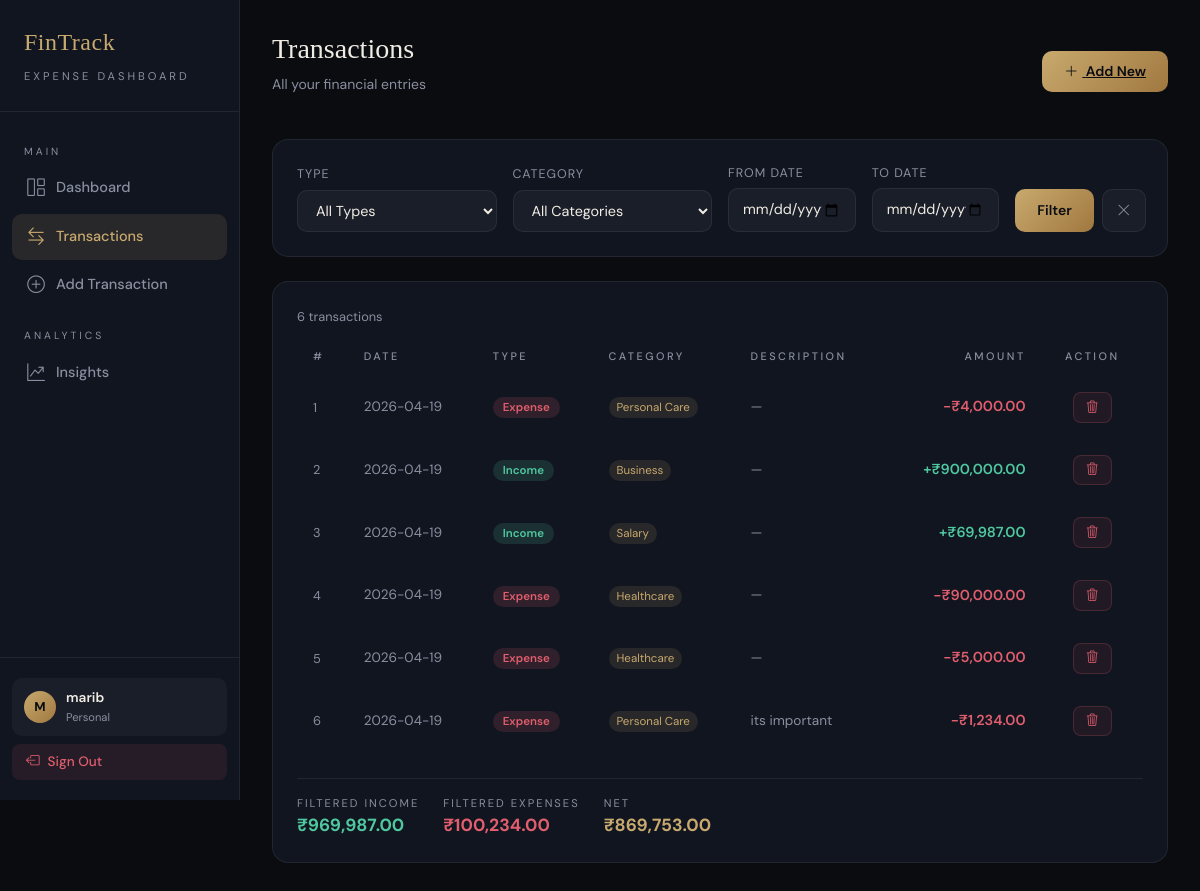
The page /transactions (signed in) on the database its author committed.
### tables this page shows
CREATE TABLE transactions (
            id INTEGER PRIMARY KEY AUTOINCREMENT,
            user_id INTEGER NOT NULL,
            type TEXT NOT NULL CHECK(type IN ('income', 'expense')),
            amount REAL NOT NULL,
            category TEXT NOT NULL,
            description TEXT,
            date DATE NOT NULL,
            created_at TIMESTAMP DEFAULT CURRENT_TIMESTAMP,
            FOREIGN KEY (user_id) REFERENCES users(id)
        );

### app.py (the view)
@app.route('/transactions', methods=['GET'])
@login_required
def transactions():
    user_id = session['user_id']
    filter_type = request.args.get('type', 'all')
    filter_category = request.args.get('category', 'all')
    date_from = request.args.get('date_from', '')
    date_to = request.args.get('date_to', '')
    conn = get_db()
    query = 'SELECT * FROM transactions WHERE user_id = ?'
    params = [user_id]
    if filter_type != 'all':
        query += ' AND type = ?'
        params.append(filter_type)
    if filter_category != 'all':
        query += ' AND category = ?'
        params.append(filter_category)
    if date_from:
        query += ' AND date >= ?'
        params.append(date_from)
    if date_to:
        query += ' AND date <= ?'
        params.append(date_to)
    query += ' ORDER BY date DESC, created_at DESC'
    txns = conn.execute(query, params).fetchall()
    categories = conn.execute(
        'SELECT DISTINCT category FROM transactions WHERE user_id = ? ORDER BY category',
        (user_id,)
    ).fetchall()
    conn.close()
    return render_template('transactions.html',
        transactions=txns,
        categories=categories,
        filter_type=filter_type,
        filter_category=filter_category,
        date_from=date_from,
        date_to=date_to
    )

### app.py (called while the page is built)
def get_db():
    conn = sqlite3.connect(DATABASE)
    conn.row_factory = sqlite3.Row  # Makes rows behave like dicts
    return conn

def login_required(f):
    @wraps(f)
    def decorated(*args, **kwargs):
        if 'user_id' not in session:
            return redirect(url_for('login'))
        return f(*args, **kwargs)
    return decorated

### templates/transactions.html (shortened to what this page needs)
{% extends "base.html" %}
{% block content %}
<div class="page-header d-flex align-items-center justify-content-between">
    <div>
        <h2 class="page-title">Transactions</h2>
        <p class="page-subtitle">All your financial entries</p>
    </div>
    <a href="{{ url_for('add_transaction') }}" class="btn-gold">
        <i class="bi bi-plus-lg me-1"></i> Add New
    </a>
</div>
<div class="card-glass mb-4">
    <form method="GET" class="row g-3 align-items-end">
        <div class="col-md-3">
            <label>Type</label>
            <select name="type" class="form-select-dark w-100">
                <option value="all"     {% if filter_type == 'all' %}selected{% endif %}>All Types</option>
            </select>
        </div>
        <div class="col-md-3">
            <label>Category</label>
            <select name="category" class="form-select-dark w-100">
                <option value="all">All Categories</option>
            </select>
        </div>
        <div class="col-md-2">
            <label>From Date</label>
            <input type="date" name="date_from" value="{{ date_from }}" class="form-control-dark w-100">
        </div>
        <div class="col-md-2">
            <label>To Date</label>
            <input type="date" name="date_to" value="{{ date_to }}" class="form-control-dark w-100">
        </div>
        <div class="col-md-2 d-flex gap-2">
            <button type="submit" class="btn-gold flex-grow-1">Filter</button>
            <a href="{{ url_for('transactions') }}" class="btn-ghost" style="padding:10px 14px;" title="Clear">
                <i class="bi bi-x-lg"></i>
            </a>
        </div>
    </form>
</div>
<div class="card-glass">
    <div class="mb-3">
        <span style="font-size:0.8rem; color:var(--text-2);">
            {{ transactions|length }} transaction{{ 's' if transactions|length != 1 }}
        </span>
    </div>
    {% if transactions %}
    <div style="overflow-x:auto;">
        <table class="table-dark-custom">
            <thead>
                <tr>
                    <th>#</th>
                    <th>Date</th>
                    <th>Type</th>
                    <th>Category</th>
                    <th>Description</th>
                    <th style="text-align:right;">Amount</th>
                    <th style="text-align:center;">Action</th>
                </tr>
            </thead>
            <tbody>
                {% for t in transactions %}
                <tr>
                    <td style="color:var(--text-2); font-size:0.8rem;">{{ loop.index }}</td>
                    <td style="color:var(--text-2); font-size:0.85rem;">{{ t['date'] }}</td>
                    <td>
                        <span class="badge-{{ t['type'] }}" style="font-size:0.72rem; padding:3px 10px; border-radius:20px; font-weight:600;">
                            {{ t['type'].capitalize() }}
                        </span>
                    </td>
                    <td><span class="badge-cat">{{ t['category'] }}</span></td>
                    <td style="color:var(--text-2); font-size:0.85rem; max-width:180px; overflow:hidden; text-overflow:ellipsis; white-space:nowrap;">
                        {{ t['description'] or '—' }}
                    </td>
                    <td style="text-align:right;" class="amount-{{ t['type'] }}">
                        {{ '+' if t['type'] == 'income' else '-' }}₹{{ "{:,.2f}".format(t['amount']) }}
                    </td>
                    <td style="text-align:center;">
                        <form method="POST" action="{{ url_for('delete_transaction', txn_id=t['id']) }}"
                              onsubmit="return confirm('Delete this transaction?');" style="display:inline;">
                            <button type="submit" class="btn-danger-ghost">
                                <i class="bi bi-trash3"></i>
                            </button>
                        </form>
                    </td>
                </tr>
                {% endfor %}
            </tbody>
        </table>
    </div>
    <div class="d-flex gap-4 mt-4 pt-3" style="border-top:1px solid var(--border);">
        {% set inc = namespace(total=0) %}
        {% set exp = namespace(total=0) %}
        {% for t in transactions %}
            {% if t['type'] == 'income' %}  {% set inc.total = inc.total + t['amount'] %}
            {% else %}                       {% set exp.total = exp.total + t['amount'] %}
            {% endif %}
        {% endfor %}
        <div>
            <div style="font-size:0.7rem; color:var(--text-2); letter-spacing:2px; text-transform:uppercase;">Filtered Income</div>
            <div class="amount-income" style="font-size:1.1rem; font-weight:700;">₹{{ "{:,.2f}".format(inc.total) }}</div>
        </div>
        <div>
            <div style="font-size:0.7rem; color:var(--text-2); letter-spacing:2px; text-transform:uppercase;">Filtered Expenses</div>
            <div class="amount-expense" style="font-size:1.1rem; font-weight:700;">₹{{ "{:,.2f}".format(exp.total) }}</div>
        </div>
        <div>
            <div style="font-size:0.7rem; color:var(--text-2); letter-spacing:2px; text-transform:uppercase;">Net</div>
            <div class="amount-balance" style="font-size:1.1rem; font-weight:700;">₹{{ "{:,.2f}".format(inc.total - exp.total) }}</div>
        </div>
    </div>
    {% else %}
    <div class="empty-state">
        <div><i class="bi bi-search d-block"></i></div>
        <p>No transactions found for the selected filters.</p>
        <a href="{{ url_for('transactions') }}" style="color:var(--accent);">Clear filters</a>
    </div>
    {% endif %}
</div>
{% endblock %}

### templates/base.html (shortened to what this page needs)
<!DOCTYPE html>
<html lang="en">
<head>
    <link href="https://cdn.jsdelivr.net/npm/bootstrap@5.3.2/dist/css/bootstrap.min.css" rel="stylesheet">
    <link href="https://cdn.jsdelivr.net/npm/bootstrap-icons@1.11.3/font/bootstrap-icons.css" rel="stylesheet">
</head>
<body>
{% if session.user_id %}
<aside class="sidebar">
    <div class="sidebar-brand">
        <h1>FinTrack</h1>
        <span>Expense Dashboard</span>
    </div>
    <nav class="sidebar-nav">
        <div class="nav-label">Main</div>
        <a href="{{ url_for('dashboard') }}"    class="nav-link {% if request.endpoint == 'dashboard' %}active{% endif %}">
            <i class="bi bi-grid-1x2"></i> Dashboard
        </a>
        <a href="{{ url_for('transactions') }}" class="nav-link {% if request.endpoint in ['transactions','add_transaction'] %}active{% endif %}">
            <i class="bi bi-arrow-left-right"></i> Transactions
        </a>
        <a href="{{ url_for('add_transaction') }}" class="nav-link">
            <i class="bi bi-plus-circle"></i> Add Transaction
        </a>
        <div class="nav-label" style="margin-top:8px">Analytics</div>
        <a href="{{ url_for('insights') }}" class="nav-link {% if request.endpoint == 'insights' %}active{% endif %}">
            <i class="bi bi-graph-up-arrow"></i> Insights
        </a>
    </nav>
    <div class="sidebar-footer">
        <div class="user-chip">
            <div class="user-avatar">{{ session.username[0].upper() }}</div>
            <div>
                <div class="user-name">{{ session.username }}</div>
                <div class="user-role">Personal</div>
            </div>
        </div>
        <a href="{{ url_for('logout') }}" class="logout-btn mt-2">
            <i class="bi bi-box-arrow-left"></i> Sign Out
        </a>
    </div>
</aside>
{% endif %}
<main class="main {% if not session.user_id %}ms-0{% endif %}">
    {% block content %}{% endblock %}
</main>
</body>
</html>

### rows shown on the page
transactions: date "2026-04-19", type "Expense", category "Personal Care", description "—", type "-", amount "4,000.00"
transactions: date "2026-04-19", type "Income", category "Business", description "—", type "+", amount "900,000.00"
transactions: date "2026-04-19", type "Income", category "Salary", description "—", type "+", amount "69,987.00"
transactions: date "2026-04-19", type "Expense", category "Healthcare", description "—", type "-", amount "90,000.00"
transactions: date "2026-04-19", type "Expense", category "Healthcare", description "—", type "-", amount "5,000.00"
transactions: date "2026-04-19", type "Expense", category "Personal Care", description "its important", type "-", amount "1,234.00"

### other values the page prints
{{ session.username[0].upper() }} "M"
{{ session.username }} "marib"
{{ transactions|length }} "6"
{{ 's' if transactions|length != 1 }} "s"
{{ "{:,.2f}".format(inc.total) }} "969,987.00"
{{ "{:,.2f}".format(exp.total) }} "100,234.00"
{{ "{:,.2f}".format(inc.total - exp.total) }} "869,753.00"
